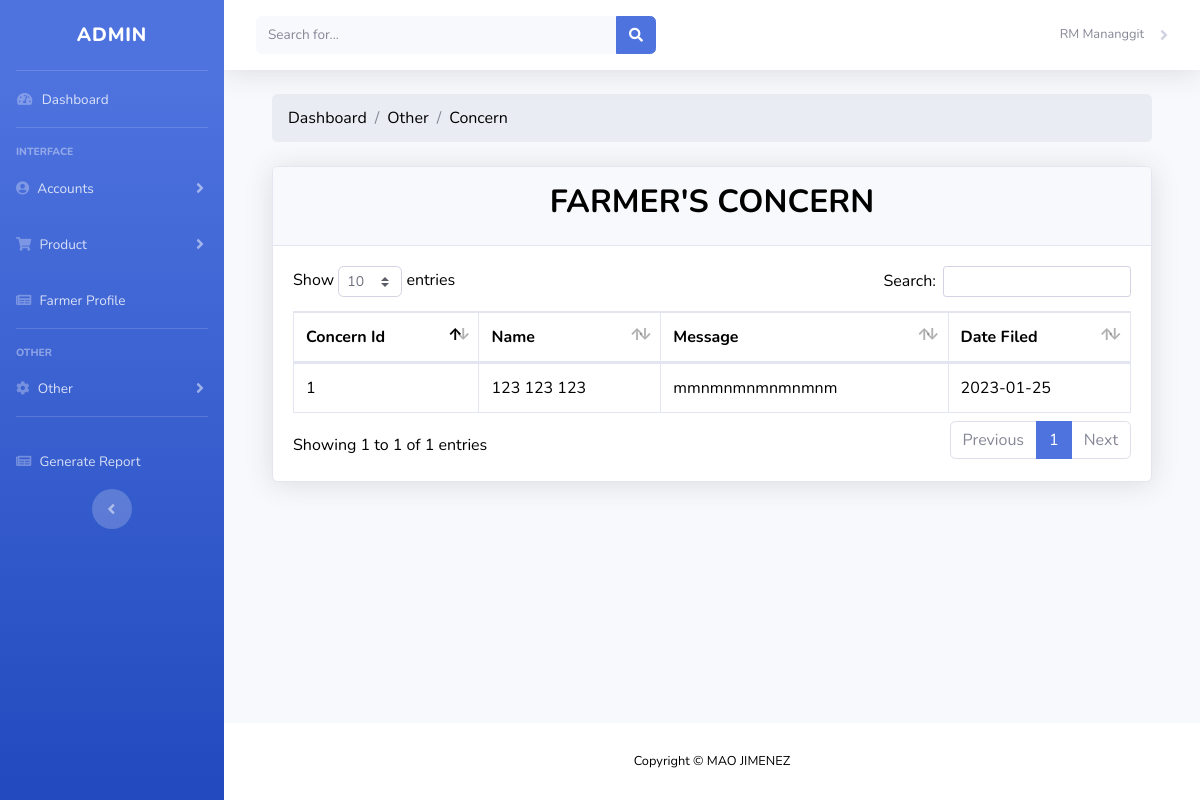
/admin/concern.php (signed in), run on the app's committed database.
### tables this page shows
CREATE TABLE `concern` (
  `concern_id` int(15) NOT NULL,
  `user_id` int(15) NOT NULL,
  `concern_message` text NOT NULL,
  `date_created` date NOT NULL
);

CREATE TABLE `farmer` (
  `user_id` int(11) NOT NULL,
  `fname` varchar(100) NOT NULL,
  `mname` varchar(100) NOT NULL,
  `lname` varchar(100) NOT NULL,
  `Purok` varchar(255) NOT NULL,
  `Street` varchar(100) NOT NULL,
  `Barangay` varchar(100) NOT NULL,
  `Municipality` varchar(100) NOT NULL,
  `Province` varchar(100) NOT NULL,
  `Region` varchar(100) NOT NULL,
  `gender` varchar(100) NOT NULL,
  `civil_status` varchar(100) NOT NULL,
  `religion` varchar(100) NOT NULL,
  `mobile_number` bigint(100) NOT NULL,
  `email` varchar(100) NOT NULL,
  `password` varchar(100) NOT NULL,
  `4ps` varchar(100) NOT NULL,
  `ig` varchar(100) NOT NULL,
  `pwd` varchar(255) NOT NULL,
  `livelihood` varchar(255) NOT NULL,
  `qrcode` varchar(255) NOT NULL,
  `profilepicture` longblob NOT NULL,
  `user_type` int(20) NOT NULL,
  `user_status` int(20) NOT NULL
);

### admin/concern.php (the view)
<?php include('authentication.php'); ?>
<?php include('includes/header.php');?>
<div class="container-fluid">
<ol class="breadcrumb mb-4">
            <li class="breadcrumb-item">Dashboard</li>
            <li class="breadcrumb-item">Other</li>
            <li class="breadcrumb-item">Concern</li>
             </ol>
                    <div class="card shadow mb-4">
                        <div class="card-header py-3 text-center">
                        <h2><strong>FARMER'S CONCERN</strong></h2>
                        </div>
                        <div class="card-body">
                            <div class="table-responsive">
                                <table class="table table-bordered" id="dataTable" width="100%" cellspacing="0">
                                    <thead>
                                        <tr>
                                            <th>Concern Id</th>
                                            <th>Name</th>
                                            <th>Message</th>
                                            <th>Date Filed</th>
                                        </tr>
                                    </thead>
                                    <tbody>
                                    <?php
                            $query = "SELECT
                            concern.concern_id,
                            farmer.fname,
                            farmer.mname,
                            farmer.lname,
                            concern.concern_message,
                            concern.date_created
                            FROM
                            concern
                            INNER JOIN farmer ON concern.user_id = farmer.user_id
                            ";
                            $query_run = mysqli_query($con, $query);
                            if(mysqli_num_rows($query_run) > 0)
                            {
                                foreach($query_run as $row)
                                {
                                    ?>
                                    <tr>
                                    <td><?= $row['concern_id']; ?></td>
                                        <td><?= $row['fname']; ?> <?= $row['mname']; ?> <?= $row['lname']; ?></td>
                                        <td><?= $row['concern_message']; ?></td>
                                        <td><?= $row['date_created']; ?></td>
                                    </tr>
                                    <?php
                                }
                            }
                            else
                            {
                            ?>
                                <tr>
                                    <td colspan="7">No Record Found</td>
                                </tr>
                            <?php
                            }
                            ?>
                                    </tbody>
                                </table>
                            </div>
                        </div>
                    </div>
                </div>
<?php include('includes/footer.php');?>

### admin/css/custom.css (style rules this page uses)
body { color: black; }

### data on the page
concern: concern_id "1", user.fname "123", user.mname "123", user.lname "123", concern_message "mmnmnmnmnmnmnm", date_created "2023-01-25"

### other printed values
$_SESSION['auth_user'] ['user_name'] "RM Mananggit"
